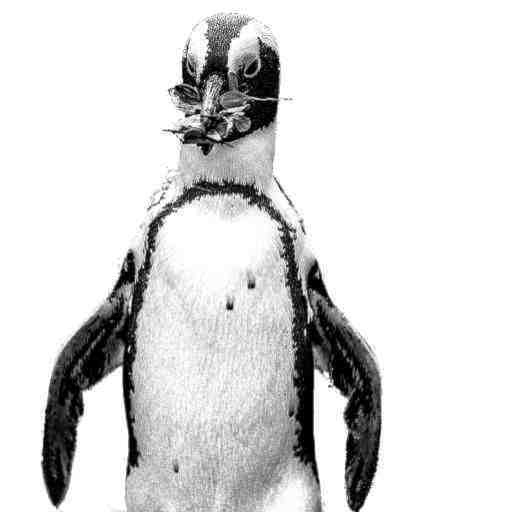
#> input picture toys/python/2d/images_as_values/output/levels/pen_to_noise_000.jpg, 512 x 512 px
$ python image_compare.py
#> lines starting #> are read from the running program, lines starting #| are printed output that depends on the picture
### toys/python/quaternions/qhrr.py
# Quarternion Holograph Reduced Representations (QHRR)
# Hamilton Holograph Reduced Representations (HHRR)

import numpy as np


def normalize_quaternions(hv):
  '''Normalize all quaternions to unit in a hypervector'''
  return hv / np.linalg.norm(hv, axis=-1, keepdims=True)

def new_hv(dimensions):
  '''Create a new random unit quaternion'''
  return normalize_quaternions(np.random.randn(dimensions, 4))

# [5 lines left out: function inverse, not called in this run]

def quaternion_multiply(q1, q2):
  '''Hamilton product'''
  w1, x1, y1, z1 = np.split(q1, 4, axis=-1)
  w2, x2, y2, z2 = np.split(q2, 4, axis=-1)
  return np.concatenate([
    w1*w2 - x1*x2 - y1*y2 - z1*z2,
    w1*x2 + x1*w2 + y1*z2 - z1*y2,
    w1*y2 - x1*z2 + y1*w2 + z1*x2,
    w1*z2 + x1*y2 - y1*x2 + z1*w2
  ], axis=-1)

def bind(hv1, hv2):
  '''Entangle two hypervector'''
  return normalize_quaternions(quaternion_multiply(hv1, hv2))

def unbind(bound, query):
  '''Unbind a query from a composite'''
  return normalize_quaternions(quaternion_multiply(inverse(query), bound))

# [5 lines left out: function bundle, not called in this run]

def permute(hv, k=1):
  '''Cyclic shift'''
  return np.roll(hv, shift=k, axis=0)

def similarity(hv1, hv2):
  '''Compare how similar two hypervector are, -1 to 1'''
  return np.mean(np.sum(hv1*hv2, axis=-1))

# [29 lines left out: functions fraction_power_encoding, cleanup, not called in this run]


# [76 lines that do not run on import are left out]

### toys/python/quaternions/image_compare.py
import numpy as np
import cv2

from qhrr import *


def embed_image(image):
  """
  Bag-of-pixels encoder
  """
  pixels = []

  for y in range(height):
    for x in range(width):
      pixels.append(
        bind(
          position_hvs[y][x],
          vals[int(image[y, x])]
        )
      )

  return bundle(pixels)


# -------------------------------------------------------
# Parameters
# -------------------------------------------------------

dims = 1024
max_px_pos = 512
max_val = 256
num_trials = 5

clean_path = "../2d/images_as_values/output/levels/pen_to_noise_000.jpg"
noisyhalf_path = "../2d/images_as_values/output/levels/pen_to_noise_004.jpg"
noisyfull_path = "../2d/images_as_values/output/levels/pen_to_noise_009.jpg"

img = cv2.imread(clean_path, cv2.IMREAD_GRAYSCALE)
#> img is the input picture: shape (512, 512); min 0, max 255, mean 218.7
img_noisyhalf = cv2.imread(noisyhalf_path, cv2.IMREAD_GRAYSCALE)
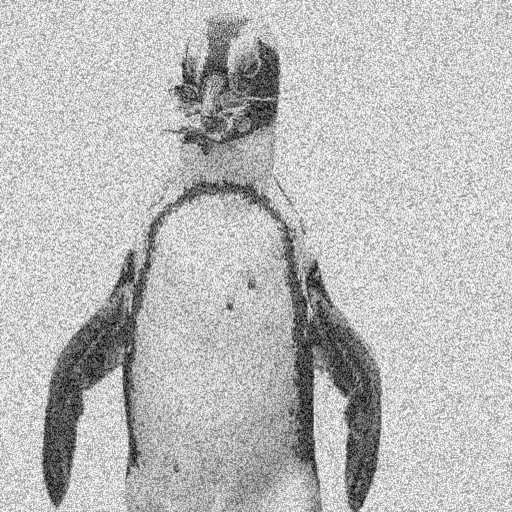
#> input picture toys/python/2d/images_as_values/output/levels/pen_to_noise_004.jpg, 512 x 512 px
#> img_noisyhalf is the input picture: shape (512, 512); min 0, max 255, mean 187.3
img_noisyfull = cv2.imread(noisyfull_path, cv2.IMREAD_GRAYSCALE)
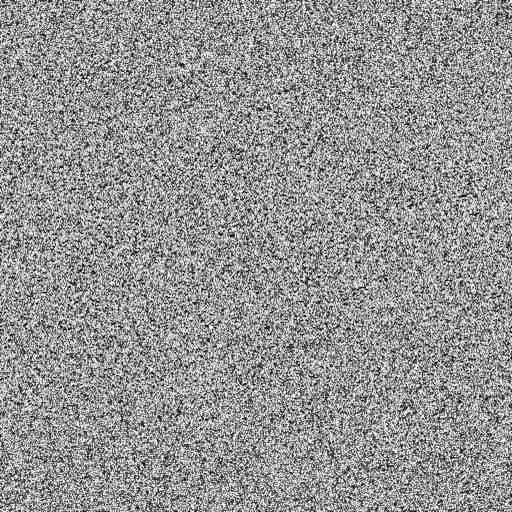
#> input picture toys/python/2d/images_as_values/output/levels/pen_to_noise_009.jpg, 512 x 512 px
#> img_noisyfull is the input picture: shape (512, 512); min 0, max 255, mean 148.1

height, width = img.shape
#> height = 512; width = 512

clean_half_sims = []
clean_full_sims = []
half_full_sims = []


# -------------------------------------------------------
# Run trials
# -------------------------------------------------------

for trial in range(num_trials):
  print(f"\nTrial {trial + 1}/{num_trials}")
  print(f"\tgenerating symbols")

  x_pos = [new_hv(dims) for _ in range(max_px_pos)]
  y_pos = [new_hv(dims) for _ in range(max_px_pos)]

#> (the run stopped early here; a loop or call above may not have finished)
